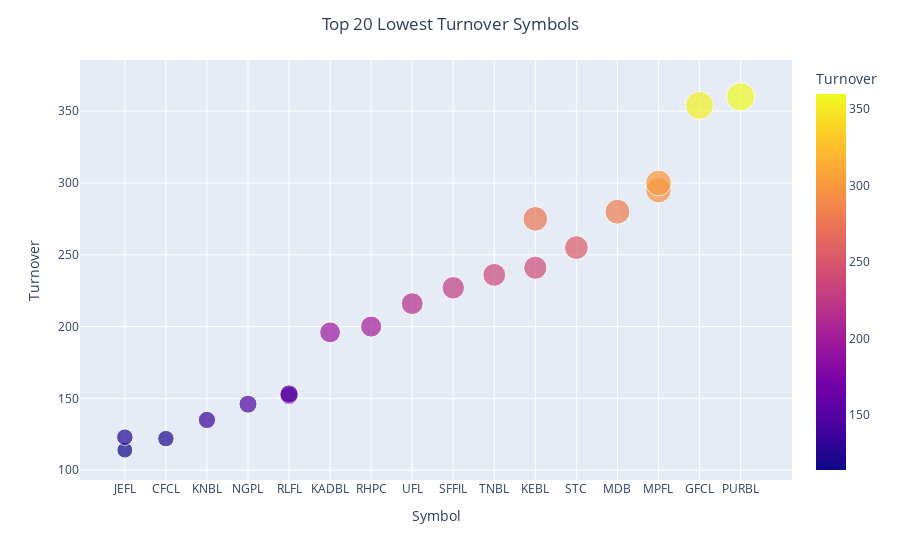

The code cell stored with this chart in its notebook:
### Code cell
fig=px.scatter(df1,x='Symbol',
              y='Turnover',
               color='Turnover',
               size='Turnover'
              )
fig.update_layout(title="Top 20 Lowest Turnover Symbols",
                 title_x=.5)

fig.show()

### Figure 1 — Plotly figure (JSON) as saved in the notebook; plotly's stock layout.template omitted (floating-point values rounded to 4 significant figures)
{"data": [{"hovertemplate": "Symbol=%{x}<br>Turnover=%{marker.color}<extra></extra>", "legendgroup": "", "marker": {"color": [114, 122, 123, 135, 146, 152, 153, 196, 200, 216, 227, 236, 241, 255, 275, 280, 295, 300, 354, 360], "coloraxis": "coloraxis", "size": [114, 122, 123, 135, 146, 152, 153, 196, 200, 216, 227, 236, 241, 255, 275, 280, 295, 300, 354, 360], "sizemode": "area", "sizeref": 0.9, "symbol": "circle"}, "mode": "markers", "name": "", "orientation": "v", "showlegend": false, "type": "scatter", "x": ["JEFL", "CFCL", "JEFL", "KNBL", "NGPL", "RLFL", "RLFL", "KADBL", "RHPC", "UFL", "SFFIL", "TNBL", "KEBL", "STC", "KEBL", "MDB", "MPFL", "MPFL", "GFCL", "PURBL"], "xaxis": "x", "y": [114, 122, 123, 135, 146, 152, 153, 196, 200, 216, 227, 236, 241, 255, 275, 280, 295, 300, 354, 360], "yaxis": "y"}], "layout": {"coloraxis": {"colorbar": {"title": {"text": "Turnover"}}, "colorscale": [[0, "#0d0887"], [0.1111, "#46039f"], [0.2222, "#7201a8"], [0.3333, "#9c179e"], [0.4444, "#bd3786"], [0.5556, "#d8576b"], [0.6667, "#ed7953"], [0.7778, "#fb9f3a"], [0.8889, "#fdca26"], [1, "#f0f921"]]}, "legend": {"itemsizing": "constant", "tracegroupgap": 0}, "margin": {"t": 60}, "title": {"text": "Top 20 Lowest Turnover Symbols", "x": 0.5}, "xaxis": {"anchor": "y", "domain": [0, 1], "title": {"text": "Symbol"}}, "yaxis": {"anchor": "x", "domain": [0, 1], "title": {"text": "Turnover"}}}}
